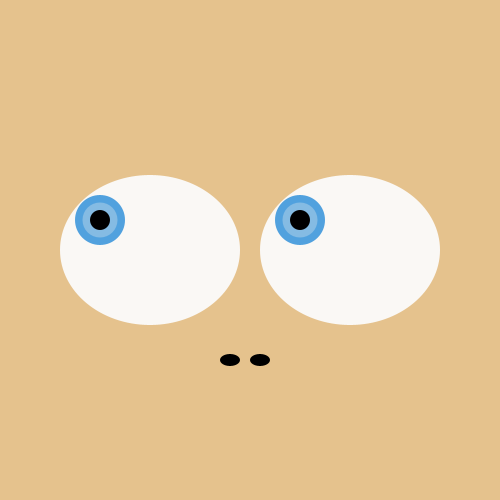
Frame 1 (no input)
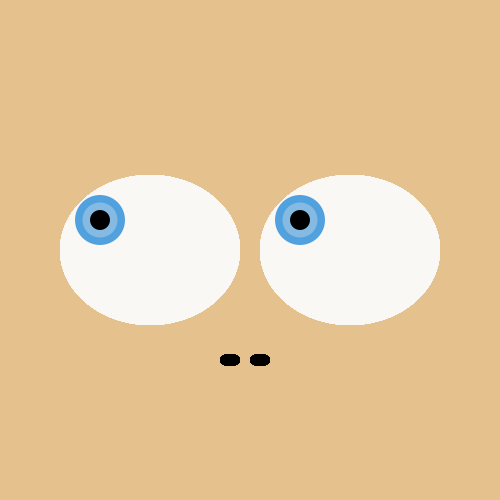
Frame 60 (the mouse pressed at the canvas centre just before this capture)
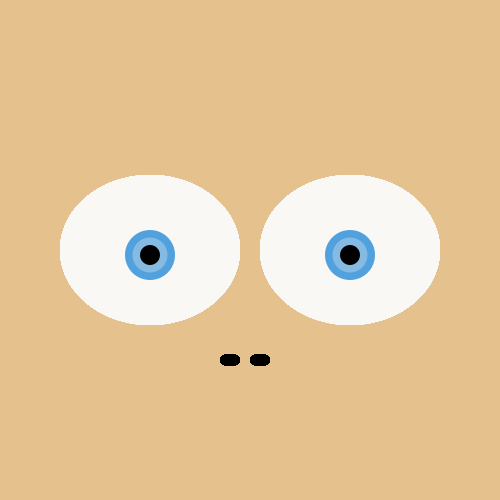
Frame 120 (the mouse held since frame 60 and released just before this capture)

The Processing sketch that drew these frames (run headless with seeded random() and noise(); from frame 60 on, the mouse is pressed at the canvas centre):

// Processing sketch: processing_95710
// ── processing_95710.pde


int x = 500;
int y = 500;

void setup(){
  size(500, 500);
  background(229, 194, 141);
  ellipseMode(CENTER);
  frameRate(25);
 
}

void draw () {
  
//left eye, right eye 
noStroke();
 fill(#FAF8F5);
 ellipse(150, 250, 180, 150);
 ellipse(350, 250, 180, 150);


float x1 = map(mouseX, 0, width, 100, 200);
float y1 = map(mouseY, 0, height, 220, 290);
float x2 = map(mouseX, 0, width, 300, 400);
float y2 = map(mouseY, 0, height, 220, 290);


//left iris, right iris
  fill(81, 161, 222);
  ellipse(x1, y1, 50, 50);
  ellipse(x2, y2, 50, 50);
  fill(133, 187, 227);
  ellipse(x1, y1, 35, 35);
  ellipse(x2, y2, 35, 35);
  
    
//pupil
  fill(0);
  ellipse(x1, y1, 20, 20);
  ellipse(x2, y2, 20, 20);
  
 //nostrils
 ellipse (230, 360, 20, 12);
 ellipse (260, 360, 20, 12);
 
 
}
